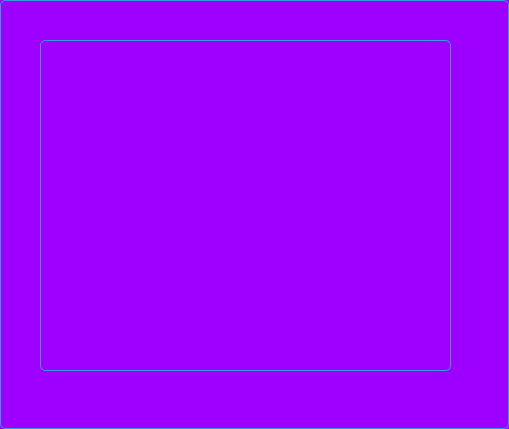
<?xml version="1.0" encoding="UTF-8"?>
<ui version="4.0">
 <class>help</class>
 <widget class="QWidget" name="help">
  <property name="geometry">
   <rect>
    <x>0</x>
    <y>0</y>
    <width>509</width>
    <height>429</height>
   </rect>
  </property>
  <property name="windowTitle">
   <string>Form</string>
  </property>
  <property name="styleSheet">
   <string notr="true">background-color: #9d00ff;
border: 1px solid #3498db;
color: #2c2c2c;
border-radius: 5px;
padding: 5px 10px;
font: 11pt &quot;Trebuchet MS&quot;;</string>
  </property>
  <widget class="QLabel" name="label">
   <property name="geometry">
    <rect>
     <x>40</x>
     <y>40</y>
     <width>411</width>
     <height>331</height>
    </rect>
   </property>
   <property name="text">
    <string/>
   </property>
  </widget>
 </widget>
 <resources/>
 <connections/>
</ui>
